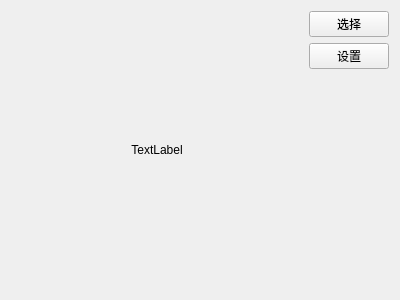
<?xml version="1.0" encoding="UTF-8"?>
<ui version="4.0">
 <class>Form</class>
 <widget class="QWidget" name="Form">
  <property name="geometry">
   <rect>
    <x>0</x>
    <y>0</y>
    <width>400</width>
    <height>300</height>
   </rect>
  </property>
  <property name="maximumSize">
   <size>
    <width>400</width>
    <height>300</height>
   </size>
  </property>
  <property name="windowTitle">
   <string>XiFan</string>
  </property>
  <property name="styleSheet">
   <string notr="true"/>
  </property>
  <layout class="QHBoxLayout" name="horizontalLayout" stretch="10,1">
   <item>
    <widget class="QLabel" name="label">
     <property name="text">
      <string>TextLabel</string>
     </property>
     <property name="alignment">
      <set>Qt::AlignCenter</set>
     </property>
    </widget>
   </item>
   <item>
    <layout class="QVBoxLayout" name="verticalLayout">
     <item>
      <widget class="QPushButton" name="pushButton">
       <property name="text">
        <string>选择</string>
       </property>
      </widget>
     </item>
     <item>
      <widget class="QPushButton" name="pushButton_2">
       <property name="text">
        <string>设置</string>
       </property>
      </widget>
     </item>
     <item>
      <spacer name="verticalSpacer">
       <property name="orientation">
        <enum>Qt::Vertical</enum>
       </property>
       <property name="sizeHint" stdset="0">
        <size>
         <width>20</width>
         <height>40</height>
        </size>
       </property>
      </spacer>
     </item>
    </layout>
   </item>
  </layout>
 </widget>
 <resources/>
 <connections/>
</ui>
